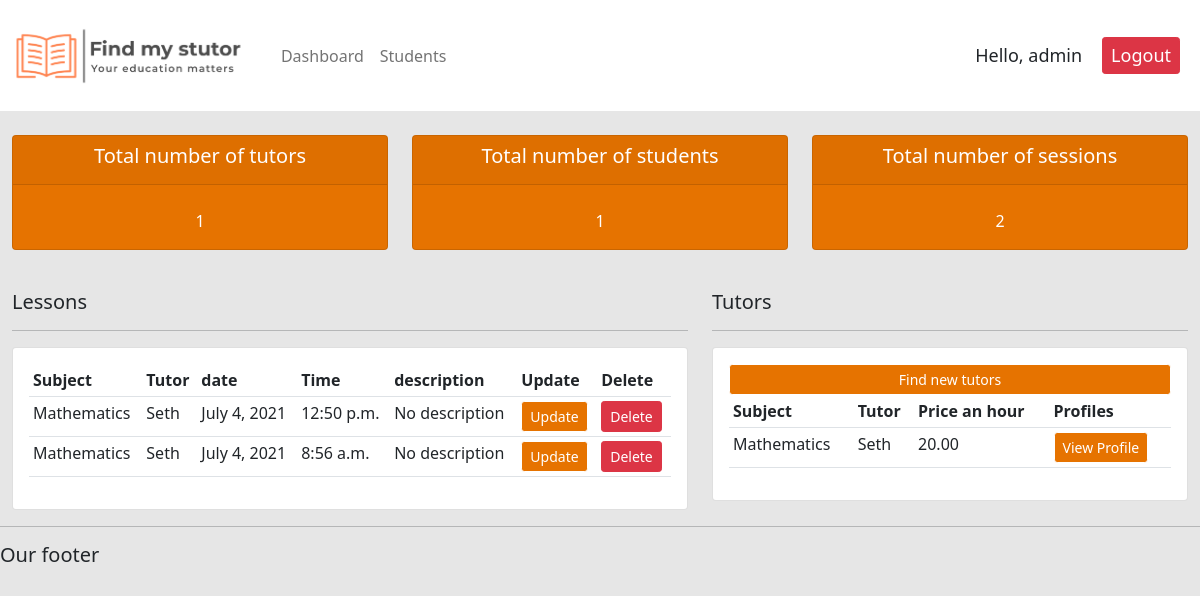
The app's page / (signed in) with its own data.
### stutor/models.py (models this page shows, shortened)
class session(models.Model):
    date = models.DateField(default=datetime.now)
    time = models.TimeField(auto_now=False, auto_now_add=False)
    student = models.ForeignKey(student, null=True, on_delete=models.SET_NULL)
    subject = models.ForeignKey(subject, on_delete=models.SET_NULL, null=True)
    tutor = models.ForeignKey(tutor, null=True, on_delete=models.SET_NULL)
    notes = models.FileField(null=True, blank=True, default="No notes")
    description = models.CharField(max_length=300, null=True, blank=True, default="No description")
    price_an_hour = MoneyField(decimal_places=2, default=0, default_currency='EUR', max_digits=11, null=True)
    current_status = models.ForeignKey(status, on_delete=models.SET_NULL, null=True)

class subject(models.Model):
    subject = models.CharField(max_length=300)
    def __str__(self):
        return self.subject

class tutor(models.Model):
    user = models.OneToOneField(User, null=True, blank=True, on_delete=models.CASCADE) #one to one, 1 tutor per user, en 1 user per tutor
    name = models.CharField(max_length=200, null=True)
    surname = models.CharField(max_length=200, null=True)
    age = models.PositiveSmallIntegerField(null=True)
    phone_number = PhoneNumberField(null=True, blank =True)
    email = models.EmailField(null=True)
    bank_account = models.CharField(max_length=20, null=True)
    date_created = models.DateTimeField(auto_now_add=True, null=True, blank=True)
    education_level = models.ForeignKey(education_level, on_delete=models.SET_NULL, null=True)
    subject = models.ForeignKey(subject, on_delete=models.SET_NULL, null=True)
    price_an_hour = MoneyField(decimal_places=2, default=0, default_currency='EUR', max_digits=11, null=True)
    profile_picture = models.ImageField(null=True, blank=True, default="defaultprofilepicture.jpg")
    def __str__(self):
        return self.name

### stutor/decorators.py (the view)
    def wrapper_function(request, *args, **kwargs):
        group = None
        if request.user.groups.exists():
            group = request.user.groups.all()[0].name
        if group == 'student':
            return redirect('student')
        if group == 'tutor':
            return redirect('user')
        if group == 'admin':
            return view_func(request, *args, **kwargs)
        else:
            return HttpResponse('You are not authorized to view this page')

### stutor/views.py (called while the page is built)
@login_required(login_url='login')
@admin_only
def home(request):
    ses = session.objects.all()
    tut = tutor.objects.all()
    stu = student.objects.all()
    total_tutors = tut.count()
    total_students = stu.count()
    total_sessions = ses.count()
    return render(request, 'stutor/dashboard.html', {'ses': ses, 'tut': tut, 'stu': stu, 'total_tutors': total_tutors, 'total_students': total_students, 'total_sessions': total_sessions})
    return render(request, 'stutor/status.html', {'ses': ses, 'tut': tut, 'stu': stu, 'total_tutors': total_tutors, 'total_students': total_students,'total_sessions': total_sessions})

### stutor/templates/stutor/dashboard.html (shortened to what this page needs)
{% extends 'stutor/main.html'%}
{% block content %}
{% include 'stutor/status.html' %}
<br>
<div class="row">
  <div class="col-md-7">
    <h5>Lessons</h5>
    <hr>
    <div class="card card-body">
      <table class="table table-sm">
        <tr>
          <th>Subject</th>
          <th>Tutor</th>
          <th>date</th>
          <th>Time</th>
          <th>description</th>
          <th>Update</th>
          <th>Delete</th>
        </tr>
         {% for i in ses %}
          <tr>
            <td>{{i.subject}}</td>
            <td>{{i.tutor}}</td>
            <td>{{i.date}}</td>
            <td>{{i.time}}</td>
            <td>{{i.description}}</td>
            <td> <a class="btn btn-primary  btn-sm btn-block" href="{% url 'update_session' i.id %}">Update</a> </td>
            <td> <a class="btn btn-danger  btn-sm btn-block" href="{% url 'delete_session' i.id %}">Delete</a> </td>
          </tr>
        {% endfor %}
      </table>
    </div>
  </div>
  <div class="col-md-5">
    <h5>Tutors</h5>
    <hr>
    <div class="card card-body">
      <a class="btn btn-primary  btn-sm btn-block" href="">Find new tutors</a>
      <table class="table table-sm">
        <tr>
          <th>Subject</th>
          <th>Tutor</th>
          <th>Price an hour</th>
          <th>Profiles</th>
        </tr>
        {% for i in tut %}
          <tr>
            <td>{{i.subject}}</td>
            <td>{{i.name}}</td>
            <td>{{i.price_an_hour}}</td>
            <td> <a class="btn btn-primary  btn-sm btn-block" href="{% url 'tutor' i.id %}">View Profile</a> </td>
          </tr>
        {% endfor %}
      </table>
    </div>
  </div>
</div>
{% endblock%}

### stutor/templates/stutor/navbar.html (shortened to what this page needs)
{% load static %}
<nav class="navbar navbar-expand-lg navbar-light" style="background-color: #ffffff;">
  <a class="navbar-brand" href="#"> <img src="{% static 'images/logo.png' %}" style="height:85px;" > </a>
  <div class="collapse navbar-collapse" id="navbarNav">
    <ul class="navbar-nav">
      {% if request.user.is_staff %}
      <li class="nav-item active">
        <a class="nav-link" href="{% url 'home' %}">Dashboard</a>
      </li>
      <li class="nav-item">
        <a class="nav-link" href="{% url 'student' %}">Students</a>
      </li>
      {% else %}
      <li class="nav_item">
        <a class="btn btn-primary  btn-sm btn-block", href="{% url 'account' %}">Account</a>
      </li>
    </ul>
      {% endif %}
    </ul>
  </div>
  <span class="hello-msg">Hello, {{request.user}}</span>
  <span> <a class="btn btn-danger  btn-sm btn-block hello-msg" href="{% url 'logout' %}">Logout</a> </span>
</nav>

### static/CSS/main.css (style rules this page uses)
body { background-color: #e6e6e6 }

### stutor/templates/stutor/navbar.html (style rules this page uses)
.hello-msg { font-size: 18px; margin-right: 20px; }

### stutor/templates/stutor/dashboard.html (style rules this page uses)
.btn-primary { color: #ffffff; background-color: #e67300; border-color: #ffffff; }

### records on screen
session: subject "Mathematics", tutor "Seth", date "July 4, 2021", time "12:50 p.m.", description "No description"
session: subject "Mathematics", tutor "Seth", date "July 4, 2021", time "8:56 a.m.", description "No description"
tutor: subject "Mathematics", name "Seth", price_an_hour "20.00"

### other values on screen
{{ request.user }} "admin"
{{ total_tutors }} "1"
{{ total_students }} "1"
{{ total_sessions }} "2"
